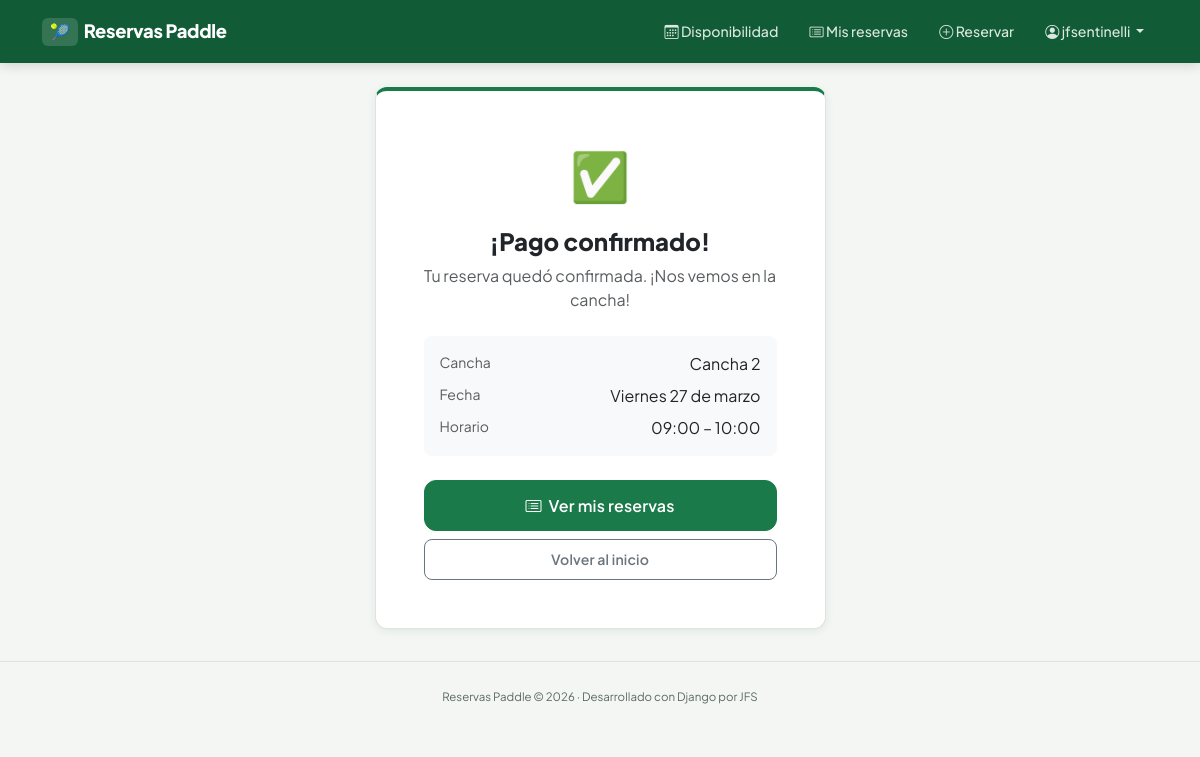
/reservas/pago/1/exito/ (signed in), run on the app's committed database.
### reservas/models.py (models this page shows, shortened)
class Reserva(models.Model):
    ESTADO_PENDIENTE  = 'pendiente'
    ESTADO_CONFIRMADA = 'confirmada'
    ESTADO_CANCELADA  = 'cancelada'
    ESTADO_CHOICES = [
        (ESTADO_PENDIENTE,  'Pendiente'),
        (ESTADO_CONFIRMADA, 'Confirmada'),
        (ESTADO_CANCELADA,  'Cancelada'),
    ]
    usuario = models.ForeignKey(
        User,
        on_delete=models.CASCADE,
        related_name='reservas',
        verbose_name='Usuario'
    )
    cancha = models.ForeignKey(
        Cancha,
        on_delete=models.CASCADE,
        related_name='reservas',
        verbose_name='Cancha'
    )
    horario = models.ForeignKey(
        HorarioDisponible,
        on_delete=models.CASCADE,
        related_name='reservas',
        verbose_name='Horario'
    )
    fecha = models.DateField(
        verbose_name='Fecha',
        help_text='Día en que se jugará'
    )
    estado = models.CharField(
        max_length=20,
        choices=ESTADO_CHOICES,
        default=ESTADO_PENDIENTE,
        verbose_name='Estado'
    )
    pagado = models.BooleanField(
        default=False,
        verbose_name='Pagado'
    )
    creada_en     = models.DateTimeField(auto_now_add=True)
    actualizada_en = models.DateTimeField(auto_now=True)
    class Meta:
        verbose_name = 'Reserva'
        verbose_name_plural = 'Reservas'
        ordering = ['fecha', 'horario__hora_inicio']
        constraints = [
            models.UniqueConstraint(
                fields=['cancha', 'fecha', 'horario'],
                name='reserva_unica_por_cancha_fecha_horario'
            )
        ]

### canchas/models.py (models this page shows, shortened)
class Cancha(models.Model):
    nombre = models.CharField(
        max_length=100,
        verbose_name='Nombre',
        help_text='Ej: Cancha 1, Cancha Central, Cancha Techada'
    )
    descripcion = models.TextField(
        blank=True,
        verbose_name='Descripción',
        help_text='Información adicional (superficie, iluminación, etc.)'
    )
    activa = models.BooleanField(
        default=True,
        verbose_name='Activa',
        help_text='Desmarcá si la cancha está fuera de servicio'
    )
    creada_en = models.DateTimeField(auto_now_add=True)
    class Meta:
        verbose_name = 'Cancha'
        verbose_name_plural = 'Canchas'
        ordering = ['nombre']

class HorarioDisponible(models.Model):
    DIAS_CHOICES = [
        ('lunes',     'Lunes'),
        ('martes',    'Martes'),
        ('miércoles', 'Miércoles'),
        ('jueves',    'Jueves'),
        ('viernes',   'Viernes'),
        ('sábado',    'Sábado'),
        ('domingo',   'Domingo'),
    ]
    hora_inicio = models.TimeField(
        verbose_name='Hora de inicio',
        help_text='Ej: 08:00'
    )
    hora_fin = models.TimeField(
        verbose_name='Hora de fin',
        help_text='Ej: 09:00'
    )
    dias_semana = models.CharField(
        max_length=100,
        verbose_name='Días disponibles',
        help_text='Separados por coma. Ej: lunes,martes,miércoles'
    )
    activo = models.BooleanField(
        default=True,
        verbose_name='Activo'
    )
    class Meta:
        verbose_name = 'Horario disponible'
        verbose_name_plural = 'Horarios disponibles'
        ordering = ['hora_inicio']

### reservas/views.py (the view)
# urls.py: path('reservas/pago/<int:reserva_id>/exito/', views.pago_exito, name='pago_exito'),
@login_required
def pago_exito(request, reserva_id):
    reserva = get_object_or_404(
        Reserva,
        id=reserva_id,
        usuario=request.user,
    )
    return render(request, 'reservas/pago_exito.html', {'reserva': reserva})

### reservas/templates/reservas/pago_exito.html (shortened to what this page needs)
{% extends 'base.html' %}
{% block contenido %}
<div class="row justify-content-center">
  <div class="col-12 col-md-6 col-lg-5">
    <div class="card text-center" style="border-top: 4px solid var(--verde) !important;">
      <div class="card-body p-5">
        <div style="font-size:3rem; margin-bottom:1rem;">✅</div>
        <h4 class="fw-800 mb-2">¡Pago confirmado!</h4>
        <p class="text-muted mb-4">
          Tu reserva quedó confirmada. ¡Nos vemos en la cancha!
        </p>
        <div class="bg-light rounded-3 p-3 text-start mb-4">
          <div class="d-flex justify-content-between mb-2">
            <span class="text-muted small">Cancha</span>
            <span class="fw-600">{{ reserva.cancha.nombre }}</span>
          </div>
          <div class="d-flex justify-content-between mb-2">
            <span class="text-muted small">Fecha</span>
            <span class="fw-600">{{ reserva.fecha|date:"l j \d\e F"|capfirst }}</span>
          </div>
          <div class="d-flex justify-content-between">
            <span class="text-muted small">Horario</span>
            <span class="fw-600">
              {{ reserva.horario.hora_inicio|time:"H:i" }} –
              {{ reserva.horario.hora_fin|time:"H:i" }}
            </span>
          </div>
        </div>
        <div class="d-grid gap-2">
          <a href="{% url 'reservas:mis_reservas' %}" class="btn btn-success btn-lg">
            <i class="bi bi-card-list me-1"></i> Ver mis reservas
          </a>
          <a href="{% url 'reservas:inicio' %}" class="btn btn-outline-secondary">
            Volver al inicio
          </a>
        </div>
      </div>
    </div>
  </div>
</div>
{% endblock %}

### reservas/templates/base.html (shortened to what this page needs)
<!DOCTYPE html>
<html lang="es">
<head>
    <link href="https://cdn.jsdelivr.net/npm/bootstrap@5.3.0/dist/css/bootstrap.min.css" rel="stylesheet">
    <link href="https://cdn.jsdelivr.net/npm/bootstrap-icons@1.11.0/font/bootstrap-icons.css" rel="stylesheet">
    {% load static %}
    <link rel="stylesheet" href="{% static 'css/estilos.css' %}">
</head>
<body>
<nav class="navbar navbar-expand-lg navbar-dark">
    <div class="container">
        <a class="navbar-brand" href="{% url 'reservas:inicio' %}">
            <span>🎾</span>Reservas Paddle
        </a>
        <div class="collapse navbar-collapse" id="nav">
            <ul class="navbar-nav ms-auto gap-1">
                <li class="nav-item">
                    <a class="nav-link" href="{% url 'reservas:inicio' %}">
                        <i class="bi bi-calendar3"></i> Disponibilidad
                    </a>
                </li>
                {% if user.is_authenticated %}
                    <li class="nav-item">
                        <a class="nav-link" href="{% url 'reservas:mis_reservas' %}">
                            <i class="bi bi-card-list"></i> Mis reservas
                        </a>
                    </li>
                    <li class="nav-item">
                        <a class="nav-link" href="{% url 'reservas:crear_reserva' %}">
                            <i class="bi bi-plus-circle"></i> Reservar
                        </a>
                    </li>
                    <li class="nav-item dropdown">
                        <a class="nav-link dropdown-toggle" href="#" data-bs-toggle="dropdown">
                            <i class="bi bi-person-circle"></i>
                            {{ user.first_name|default:user.username }}
                        </a>
                    </li>
                {% else %}
                    <li class="nav-item">
                        <a class="nav-link" href="{% url 'reservas:crear_reserva' %}">
                            <i class="bi bi-box-arrow-in-right"></i> Ingresar
                        </a>
                    </li>
                {% endif %}
            </ul>
        </div>
    </div>
</nav>
<main class="container py-4">
    {% block contenido %}{% endblock %}
</main>
<footer class="text-center py-4 mt-2">
    <small>Reservas Paddle &copy; 2026 · Desarrollado con Django por JFS</small>
</footer>
</body>
</html>

### reservas_club/static/reservas_club/css/estilos.css (style rules this page uses)
:root { --verde: #1a7a4a; --verde-oscuro: #115c36; --verde-claro: #e8f5ee; --verde-suave: #d1ead9; --gris-fondo: #f4f6f4; --gris-borde: #dee2e0; --texto: #1c2b22; --texto-suave: #5a6b60; --blanco: #ffffff; --sombra: 0 2px 8px rgba(26, 122, 74, 0.10); --sombra-hover: 0 4px 16px rgba(26, 122, 74, 0.18); --radio: 12px; --radio-sm: 8px; --transicion: all 0.2s ease; }
body { font-family: 'Plus Jakarta Sans', sans-serif; background-color: var(--gris-fondo); color: var(--texto); -webkit-font-smoothing: antialiased; }
.navbar { background: var(--verde-oscuro) !important; box-shadow: 0 2px 12px rgba(0,0,0,0.15); padding: 0.75rem 0; }
.navbar-brand { font-weight: 800; font-size: 1.15rem; letter-spacing: -0.3px; color: var(--blanco) !important; }
.navbar-brand span { display: inline-block; background: rgba(255,255,255,0.15); border-radius: 6px; padding: 2px 8px; margin-right: 6px; font-size: 1rem; }
.nav-link { font-size: 0.88rem; font-weight: 500; color: rgba(255,255,255,0.85) !important; padding: 0.5rem 0.85rem !important; border-radius: var(--radio-sm); transition: var(--transicion); }
.card { border: 1px solid var(--gris-borde) !important; border-radius: var(--radio) !important; box-shadow: var(--sombra); transition: var(--transicion); }
.btn { font-weight: 600; font-size: 0.88rem; border-radius: var(--radio-sm); padding: 0.55rem 1.2rem; transition: var(--transicion); letter-spacing: 0.01em; }
.btn-success { background: var(--verde) !important; border-color: var(--verde) !important; }
.btn-lg { padding: 0.8rem 1.5rem; font-size: 1rem; border-radius: var(--radio); }
footer { font-size: 0.82rem; color: var(--texto-suave); border-top: 1px solid var(--gris-borde) !important; }
.fw-800 { font-weight: 800 !important; }

### data on the page
Reserva: cancha.nombre "Cancha 2", fecha "Viernes 27 de marzo", horario.hora_inicio "09:00", horario.hora_fin "10:00"

### other printed values
{{ user.first_name|default:user.username }} "jfsentinelli"
